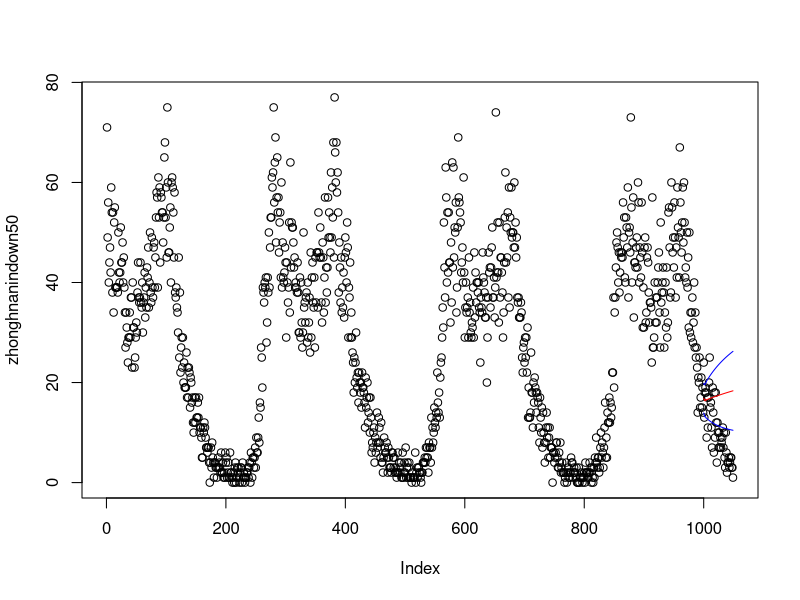

Reproduce this figure in R.
# car包的box-cox变换
print("car包的box-cox变换");

# 载入car包 用于box-cox变换
library(car);

# 获取数据
data <- read.csv("donglianin.csv");

# 抽样　由excel图标得　4300到7300的数据相对稳定，由于不必要求过大，再抽取5000~6000之间，sample50用于最后对比预测数据
sample <- subset(data, id > 5000 & id < 6000);
sample50 <- subset(data, id > 5000 & id < 6050);

# 抽样　建立一元回归　抽样中华南入市下桥路口数据,因为(参考)[http://bbs.pinggu.org/thread-2741562-1-1.html]所说，数据不能有零，所以加上１偏移
zhonghnanindown <- sample$zhonghnanindown;
zhonghnanindown50 <- sample50$zhonghnanindown;
moveZhnindown <- sample$zhonghnanindown + 1;

# 获取lamda准备进行box-cox变换　为正态分布 TODO:变换为伽马分布
summary(p1 <- powerTransform(moveZhnindown));
#-----------------------

# bcPower Transformation to Normality 
#               Est Power Rounded Pwr Wald Lwr Bnd Wald Upr Bnd
# moveZhnindown    0.5494         0.5        0.478       0.6207

# Likelihood ratio test that transformation parameter is equal to 0
#  (log transformation)
#                           LRT df       pval
# LR test, lambda = (0) 260.545  1 < 2.22e-16

# Likelihood ratio test that no transformation is needed
#                            LRT df       pval
# LR test, lambda = (1) 137.2455  1 < 2.22e-16

#------------------------

# 得到lamda值为0.5494,p值为0.5，然后进行box-cox变换——公式：(y^λ-1)/λ  λ≠0
newZhnindown <- (I(zhonghnanindown ^ 0.5494 - 1) / 0.5494);

# 变换完数据集，进行自回归建模，(自回归建模参考)[http://blog.fens.me/r-ar/]
# 使用ar函数默认的yule-walker方法进行参数估计(TODO:滞后阶数过高，由acf和pacf得只需要５阶即可即AR(5)模型)
# 0514更新：新增调用参数　aic和order.max ,由《R语言核心技术手册》——　Joseph Adler　Ｐ521得，使用赤池信息准则来选择模型阶数，同事指定模型拟合的最大阶数为１０
a <- ar(newZhnindown, aic = TRUE, order.max = 10)
# -----------------------

# Call:R
# ar(x = newZhnindown)

# Coefficients:
#       1        2        3        4        5        6        7        8  
#  0.2598   0.3000   0.2001   0.1144   0.0987   0.0472  -0.0333   0.0049  
#       9       10       11       12       13       14       15       16  
#  0.0341  -0.0081   0.0195   0.0084   0.0204   0.0077  -0.0223   0.0356  
#      17       18       19       20       21       22       23       24  
# -0.0225   0.0476  -0.0615  -0.0093  -0.0189  -0.0488  -0.0238   0.1101  
#      25       26  
# -0.0387  -0.0551  

# Order selected 26  sigma^2 estimated as  2.123

#-------------------------


# 使用predict函数进行模型预测
# 生成50个预测值 
tsp <- predict(a, n.ahead = 50L)
#-------------------------

# $pred
# Time Series:
# Start = 1000 
# End = 1049 
# Frequency = 1 
#  [1] 6.717644 6.258714 6.321540 5.744826 6.142582 5.903301 5.528436 5.631741
#  [9] 5.550790 5.543312 5.425317 5.409350 5.330711 5.334547 5.093918 5.108945
# [17] 5.351206 5.253423 5.054048 5.030370 5.267283 5.036321 5.194374 5.043150
# [25] 5.111459 5.170172 5.144542 5.118725 5.202447 5.229128 5.192884 5.258703
# [33] 5.276997 5.327516 5.363783 5.382599 5.432289 5.473146 5.507431 5.523998
# [41] 5.633388 5.651041 5.676638 5.728269 5.806224 5.832015 5.899608 5.934370
# [49] 5.985089 6.058441

# $se
# Time Series:
# Start = 1000 
# End = 1049 
# Frequency = 1 
#  [1] 1.457213 1.505596 1.598027 1.688207 1.773891 1.872352 1.964764 2.034452
#  [9] 2.113211 2.198867 2.272435 2.355847 2.435375 2.521395 2.608154 2.686650
# [17] 2.783543 2.865604 2.973031 3.049626 3.138375 3.220286 3.290446 3.359534
# [25] 3.463278 3.531729 3.596865 3.668005 3.732873 3.800792 3.865298 3.924514
# [33] 3.984622 4.043092 4.099452 4.153032 4.206168 4.256091 4.305251 4.350496
# [41] 4.395841 4.438055 4.481176 4.519193 4.556923 4.593524 4.626638 4.658935
# [49] 4.692061 4.721306

# ------------------------

# 预测数据进行box-cox逆变换，公式：y=(1+λy)^(1/λ)
# tsp预测数据中　pred为预测值,se为误差范围
pred <- I((1 + 0.5494 * tsp$pred) ^ (1 / 0.5494))
se <- I((1 + 0.5494 * tsp$se) ^ (1 / 0.5494))

# 把原数据画图 
plot(zhonghnanindown50)

# 把预测值和误差画出来
lines(pred, col='red')
lines(pred + se, col='blue')
lines(pred - se, col='blue')

# 图中，黑色线为原始数据的，红色线为预测值，蓝色线为预测值的范围。这样我们就利用AR(1)模型，实现了对规律的预测计算。



# # ----------- 其他方法进行参数估计，暂时没用到 ------------------

# # 进行自回归建模，默认的yule-walker方法
# a <- ar(newZhnindown)
# # 最小二乘法，进行参数估计
# b <- ar(newZhnindown,method = "ols")
# # 极大似然法，进行参数估计
# d <- ar(newZhnindown,method = "mle")
# # 使用AR(1)模型进行预测，并保留前5个预测点。
# predict(a, 10, n.ahead = 5L)
# # 上面结果中，变量$pred表示预测值，变量$se为误差。


# # ----------------- 参考资料 ----------------------------
# 《R语言核心技术手册》 Joseph Adler          p.s.函数参数解释很详细
# 《R语言实战》 Robert I.Kabacoff             p.s.时间序列讲得很详细
#     "平稳性一般可以通过时序图直观判断（p.s.或者tseries包的adf.test()）。
#      如果方差不是常数，则需要对数据做变换（p.s.box-cox之类）；
#      如果数据中存在趋势项，则需要对其进行差分（p.s. 可以使用ndiffs()自动判断需要差分阶数）。"

